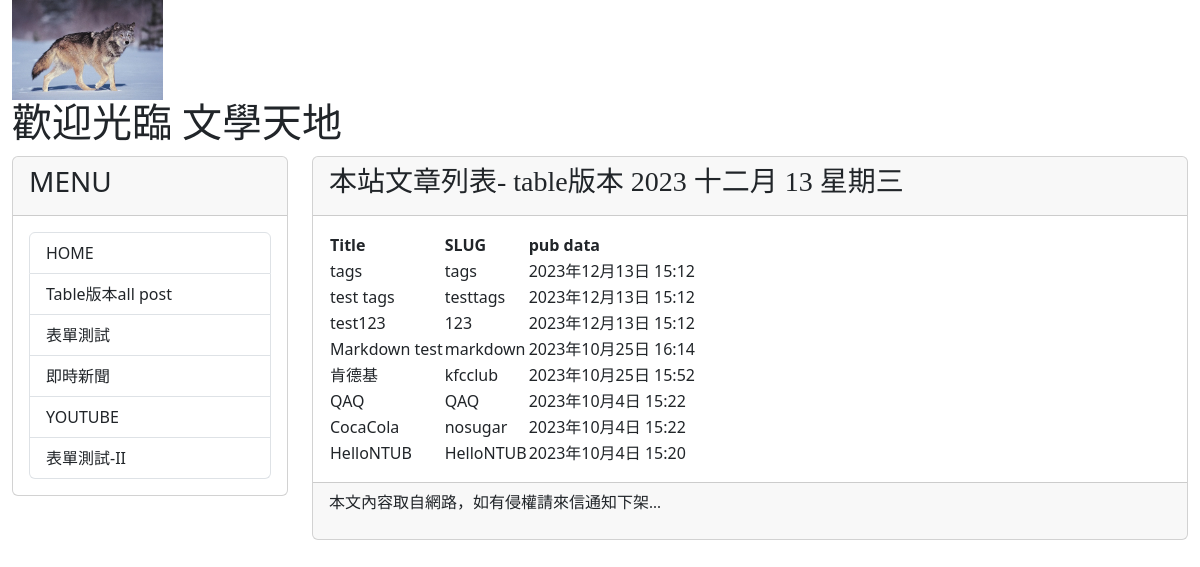
Page /post/ on the committed database.
### mysite/models.py (models this page shows, shortened)
class Post(models.Model):
    title = models.CharField(max_length = 200)
    slug = models.CharField(max_length = 200)
    body = models.TextField()
    pub_date = models.DateTimeField(auto_now_add=True)
    category = models.TextField(null=True)
    class Meta:
        ordering = ('-pub_date', )

### mysite/views.py (the view)
# urls.py: path('post/', siteviews.show_all_posts, name="show-all-posts"),
def show_all_posts(request):
    posts = Post.objects.all()
    return render(request, 'allposts.html', locals())

### mysite/templates/allposts.html (shortened to what this page needs)
{% extends "base2.html" %}
{% block headmessage %}
<h3 style='font-family:標楷體;'>本站文章列表- table版本</a>
    {% now 'Y M d D' %}
{% endblock headmessage %}
{% block content %}
{% for post in posts %}
{% if forloop.first %}
<table>
    <tr background="#cccccc">
        <th>Title</th>
        <th>SLUG</th>
        <th>pub data</th>
    </tr>
{% endif %}
    <tr background='{% cycle "#ffccff" "#ccffcc" %}'>
        <td>{{ post.title }}</td>
        <td>{{ post.slug }}</td>
        <td>{{ post.pub_date }}</td>
    </tr>
{% if forloop.last %}
</table>
{% endif %}
{% endfor %}
{% endblock content %}

### rows in the picture
Post: title "tags", slug "tags", pub_date "2023年12月13日 15:12"
Post: title "test tags", slug "testtags", pub_date "2023年12月13日 15:12"
Post: title "test123", slug "123", pub_date "2023年12月13日 15:12"
Post: title "Markdown test", slug "markdown", pub_date "2023年10月25日 16:14"
Post: title "肯德基", slug "kfcclub", pub_date "2023年10月25日 15:52"
Post: title "QAQ", slug "QAQ", pub_date "2023年10月4日 15:22"
Post: title "CocaCola", slug "nosugar", pub_date "2023年10月4日 15:22"
Post: title "HelloNTUB", slug "HelloNTUB", pub_date "2023年10月4日 15:20"
